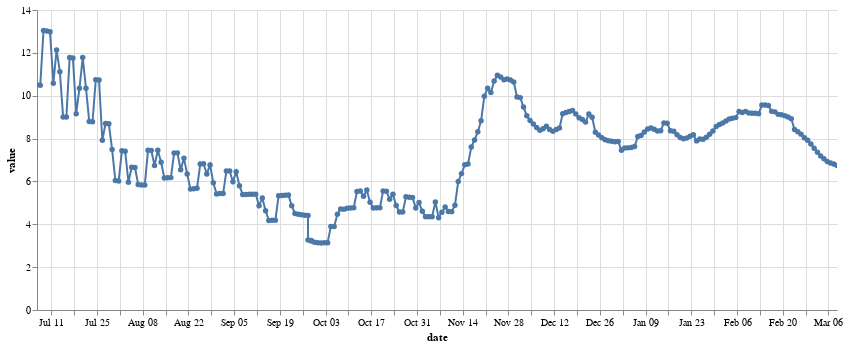

Source (notebook cell):
### Code cell
mars_price_chart = alt.Chart(df).mark_line(point = True).encode(
    x=alt.X('date:T'),
    y=alt.X('value:Q'),
    tooltip=[alt.Tooltip('date:T', format='%Y-%m-%d %H:%M'),'value:Q']
).properties(width=800).properties(height=300).configure_view(strokeOpacity=0).interactive()
mars_price_chart

### Figure 1 — Vega-Lite specification as saved in the notebook (floating-point values rounded to 4 significant figures; data arrays with more than 128 entries replaced by an {"elided": "..."} marker saying what was removed)
{"config": {"view": {"continuousWidth": 400, "continuousHeight": 300, "strokeOpacity": 0}}, "data": {"name": "data-e4fd82d5ca1474b2f393e426c394fb0b"}, "mark": {"type": "line", "point": true}, "encoding": {"tooltip": [{"field": "date", "format": "%Y-%m-%d %H:%M", "type": "temporal"}, {"field": "value", "type": "quantitative"}], "x": {"field": "date", "type": "temporal"}, "y": {"field": "value", "type": "quantitative"}}, "height": 300, "selection": {"selector002": {"type": "interval", "bind": "scales", "encodings": ["x", "y"]}}, "width": 800, "$schema": "https://vega.github.io/schema/vega-lite/v4.17.0.json", "datasets": {"data-e4fd82d5ca1474b2f393e426c394fb0b": {"elided": "248 records"}}}
